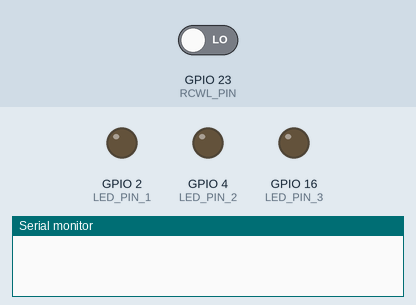
The sketch below on a simulated ESP32. On the bench: output pins drawn as LEDs (lit = HIGH), the last lines printed to the serial monitor. The test bench sets the inputs (shaded band); at power-on: GPIO 23 (RCWL_PIN) LOW. WiFi joins after 1.5 s; servers stay silent unless stated.

Above: at 3.0 s.
3.1 s: GPIO 23 (RCWL_PIN) driven HIGH
At 4.0 s:
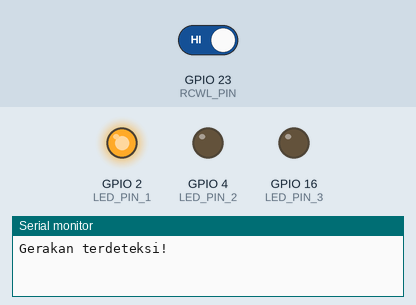
4.6 s: GPIO 23 (RCWL_PIN) driven LOW
At 5.1 s:
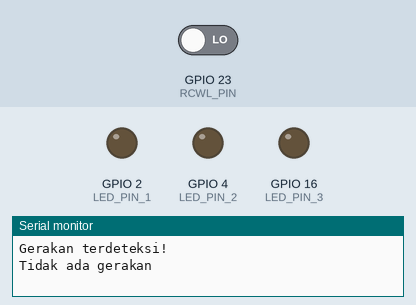
Timing chart, 0 to 7.6 s (numbered marks = the images above; inputs shaded):
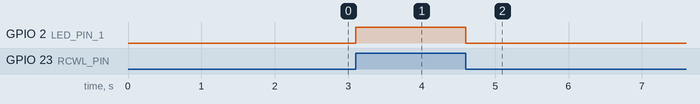

Measured:
- after the input at 3.1 s, GPIO 2 (LED_PIN_1): LOW → HIGH at once
- after the input at 4.6 s, GPIO 2 (LED_PIN_1): HIGH → LOW at once

The sketch:

07_ESP32_Blynk_LED.ino
```cpp
#define BLYNK_TEMPLATE_ID "TMPL6exAg2JQx"
#define BLYNK_TEMPLATE_NAME "Sensor"
#define BLYNK_AUTH_TOKEN "mZ7HW-JvWPCc1N746xWchZnknhS0J1AD"

#include <WiFi.h>
#include <BlynkSimpleEsp32.h>

#define RCWL_PIN 23
#define LED_PIN_1 2
#define LED_PIN_2 4
#define LED_PIN_3 16
#define VIRTUAL_PIN_BLYNK_LED V0
#define VIRTUAL_PIN_LED_1 V1
#define VIRTUAL_PIN_LED_2 V2
#define VIRTUAL_PIN_LED_3 V3

#define WIFI_SSID "USUNETA-IOT-DLCBLT4"
#define WIFI_PASSWORD "IoTDLCBLt4?"

void setup() {
  Serial.begin(115200);
  pinMode(RCWL_PIN, INPUT);
  pinMode(LED_PIN_1, OUTPUT);
  pinMode(LED_PIN_2, OUTPUT);
  pinMode(LED_PIN_3, OUTPUT);

  Blynk.begin(BLYNK_AUTH_TOKEN, WIFI_SSID, WIFI_PASSWORD);
}

BLYNK_WRITE (VIRTUAL_PIN_LED_1) {
  digitalWrite(LED_PIN_1, param.asInt());
}

BLYNK_WRITE (VIRTUAL_PIN_LED_2) {
  digitalWrite(LED_PIN_2, param.asInt());
}

BLYNK_WRITE (VIRTUAL_PIN_LED_3) {
  digitalWrite(LED_PIN_3, param.asInt());
}

int8_t motion = LOW, state = LOW;

void loop() {
  Blynk.run();
  motion = digitalRead(RCWL_PIN);

  if (motion == HIGH) { // Ada gerakan
    if (state == LOW) {
      Blynk.virtualWrite(VIRTUAL_PIN_BLYNK_LED, motion);
      Serial.println("Gerakan terdeteksi!");
      digitalWrite(LED_PIN_1, HIGH);
      state = HIGH;
    }
  } else { // Tidak ada gerakan
    if (state == HIGH) {
      Blynk.virtualWrite(VIRTUAL_PIN_BLYNK_LED, motion);
      Serial.println("Tidak ada gerakan");
      digitalWrite(LED_PIN_1, LOW);
      state = LOW;
    }
  }
}
```
